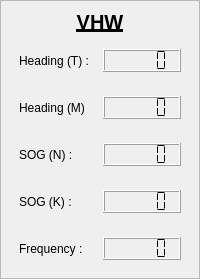
             <widget class="QFrame" name="horizontalFrame_vhw">
              <property name="frameShape">
               <enum>QFrame::Shape::StyledPanel</enum>
              </property>
              <layout class="QVBoxLayout" name="verticalLayout_30">
               <property name="leftMargin">
                <number>9</number>
               </property>
               <property name="topMargin">
                <number>9</number>
               </property>
               <property name="rightMargin">
                <number>9</number>
               </property>
               <property name="bottomMargin">
                <number>9</number>
               </property>
               <item>
                <widget class="QLabel" name="label_74">
                 <property name="sizePolicy">
                  <sizepolicy hsizetype="Preferred" vsizetype="Maximum">
                   <horstretch>0</horstretch>
                   <verstretch>0</verstretch>
                  </sizepolicy>
                 </property>
                 <property name="font">
                  <font>
                   <pointsize>15</pointsize>
                   <bold>true</bold>
                   <underline>true</underline>
                  </font>
                 </property>
                 <property name="text">
                  <string>VHW</string>
                 </property>
                 <property name="alignment">
                  <set>Qt::AlignmentFlag::AlignCenter</set>
                 </property>
                </widget>
               </item>
               <item>
                <layout class="QHBoxLayout" name="horizontalLayout_54">
                 <property name="leftMargin">
                  <number>9</number>
                 </property>
                 <property name="topMargin">
                  <number>9</number>
                 </property>
                 <property name="rightMargin">
                  <number>9</number>
                 </property>
                 <property name="bottomMargin">
                  <number>9</number>
                 </property>
                 <item>
                  <widget class="QLabel" name="label_79">
                   <property name="text">
                    <string>Heading (T) :</string>
                   </property>
                  </widget>
                 </item>
                 <item>
                  <widget class="QLCDNumber" name="lcdNumber_heading_true_vhw">
                   <property name="sizePolicy">
                    <sizepolicy hsizetype="Minimum" vsizetype="Maximum">
                     <horstretch>0</horstretch>
                     <verstretch>0</verstretch>
                    </sizepolicy>
                   </property>
                   <property name="segmentStyle">
                    <enum>QLCDNumber::SegmentStyle::Flat</enum>
                   </property>
                  </widget>
                 </item>
                </layout>
               </item>
               <item>
                <layout class="QHBoxLayout" name="horizontalLayout_58">
                 <property name="leftMargin">
                  <number>9</number>
                 </property>
                 <property name="topMargin">
                  <number>9</number>
                 </property>
                 <property name="rightMargin">
                  <number>9</number>
                 </property>
                 <property name="bottomMargin">
                  <number>9</number>
                 </property>
                 <item>
                  <widget class="QLabel" name="label_80">
                   <property name="text">
                    <string>Heading (M)</string>
                   </property>
                  </widget>
                 </item>
                 <item>
                  <widget class="QLCDNumber" name="lcdNumber_heading_mag_vhw">
                   <property name="sizePolicy">
                    <sizepolicy hsizetype="Minimum" vsizetype="Maximum">
                     <horstretch>0</horstretch>
                     <verstretch>0</verstretch>
                    </sizepolicy>
                   </property>
                   <property name="digitCount">
                    <number>5</number>
                   </property>
                   <property name="segmentStyle">
                    <enum>QLCDNumber::SegmentStyle::Flat</enum>
                   </property>
                  </widget>
                 </item>
                </layout>
               </item>
               <item>
                <layout class="QHBoxLayout" name="horizontalLayout_63">
                 <property name="leftMargin">
                  <number>9</number>
                 </property>
                 <property name="topMargin">
                  <number>9</number>
                 </property>
                 <property name="rightMargin">
                  <number>9</number>
                 </property>
                 <property name="bottomMargin">
                  <number>9</number>
                 </property>
                 <item>
                  <widget class="QLabel" name="label_83">
                   <property name="text">
                    <string>SOG (N) :</string>
                   </property>
                  </widget>
                 </item>
                 <item>
                  <widget class="QLCDNumber" name="lcdNumber_speed_knot_vhw">
                   <property name="sizePolicy">
                    <sizepolicy hsizetype="Minimum" vsizetype="Maximum">
                     <horstretch>0</horstretch>
                     <verstretch>0</verstretch>
                    </sizepolicy>
                   </property>
                   <property name="segmentStyle">
                    <enum>QLCDNumber::SegmentStyle::Flat</enum>
                   </property>
                  </widget>
                 </item>
                </layout>
               </item>
               <item>
                <layout class="QHBoxLayout" name="horizontalLayout_64">
                 <property name="leftMargin">
                  <number>9</number>
                 </property>
                 <property name="topMargin">
                  <number>9</number>
                 </property>
                 <property name="rightMargin">
                  <number>9</number>
                 </property>
                 <property name="bottomMargin">
                  <number>9</number>
                 </property>
                 <item>
                  <widget class="QLabel" name="label_84">
                   <property name="text">
                    <string>SOG (K) :</string>
                   </property>
                  </widget>
                 </item>
                 <item>
                  <widget class="QLCDNumber" name="lcdNumber_speed_kmh_vhw">
                   <property name="sizePolicy">
                    <sizepolicy hsizetype="Minimum" vsizetype="Maximum">
                     <horstretch>0</horstretch>
                     <verstretch>0</verstretch>
                    </sizepolicy>
                   </property>
                   <property name="segmentStyle">
                    <enum>QLCDNumber::SegmentStyle::Flat</enum>
                   </property>
                  </widget>
                 </item>
                </layout>
               </item>
               <item>
                <layout class="QHBoxLayout" name="horizontalLayout_67">
                 <property name="leftMargin">
                  <number>9</number>
                 </property>
                 <property name="topMargin">
                  <number>9</number>
                 </property>
                 <property name="rightMargin">
                  <number>9</number>
                 </property>
                 <property name="bottomMargin">
                  <number>9</number>
                 </property>
                 <item>
                  <widget class="QLabel" name="label_85">
                   <property name="text">
                    <string>Frequency :</string>
                   </property>
                  </widget>
                 </item>
                 <item>
                  <widget class="QLCDNumber" name="lcdNumber_frequency_vhw">
                   <property name="sizePolicy">
                    <sizepolicy hsizetype="Minimum" vsizetype="Maximum">
                     <horstretch>0</horstretch>
                     <verstretch>0</verstretch>
                    </sizepolicy>
                   </property>
                   <property name="frameShadow">
                    <enum>QFrame::Shadow::Raised</enum>
                   </property>
                   <property name="smallDecimalPoint">
                    <bool>false</bool>
                   </property>
                   <property name="digitCount">
                    <number>5</number>
                   </property>
                   <property name="segmentStyle">
                    <enum>QLCDNumber::SegmentStyle::Flat</enum>
                   </property>
                  </widget>
                 </item>
                </layout>
               </item>
              </layout>
             </widget>
